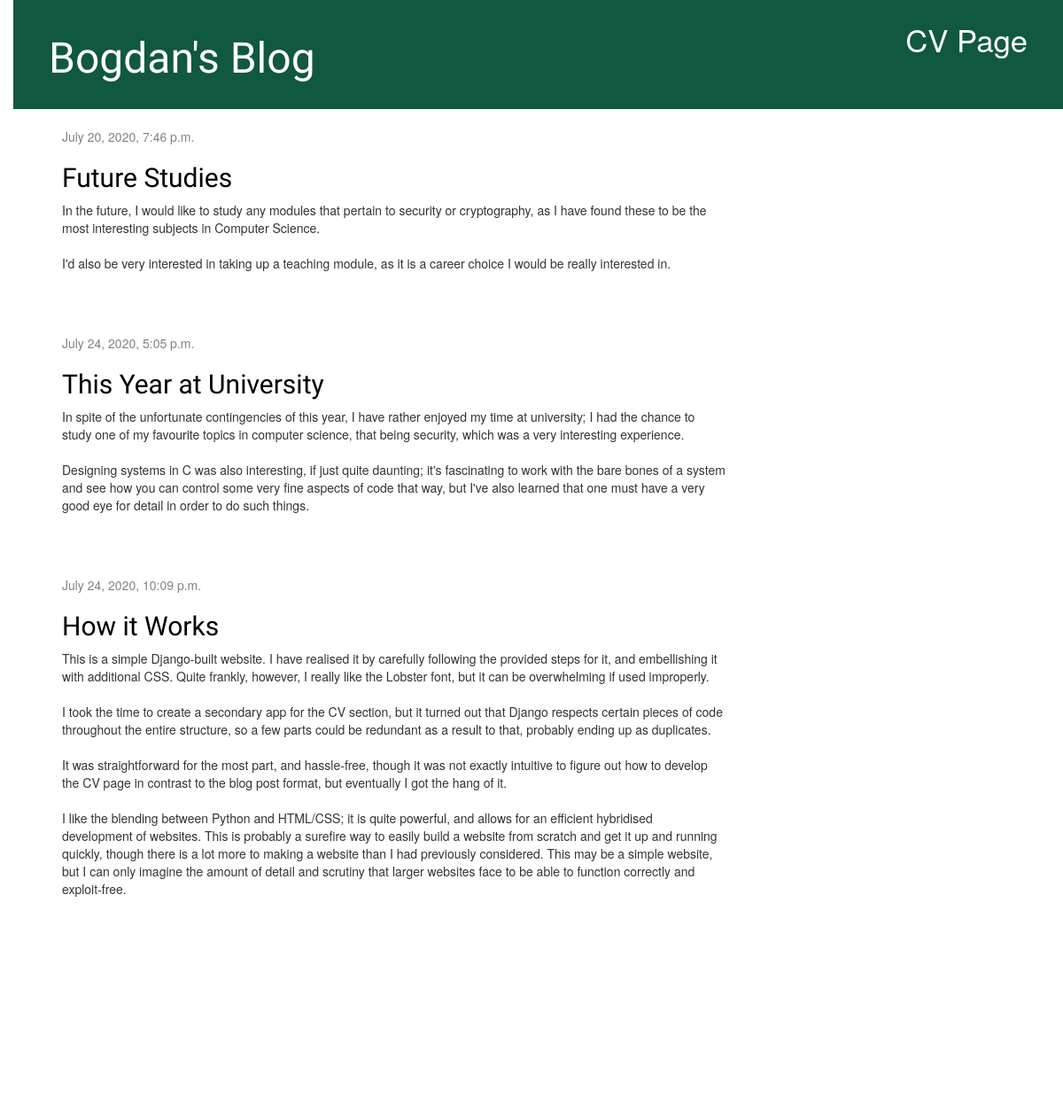
The page / on the database its author committed.
### blog/models.py (models this page shows, shortened)
class Post(models.Model):
    author = models.ForeignKey(settings.AUTH_USER_MODEL, on_delete=models.CASCADE)
    title = models.CharField(max_length=200)
    text = models.TextField()
    created_date = models.DateTimeField(default=timezone.now)
    published_date = models.DateTimeField(blank=True, null=True)

### blog/views.py (the view)
# urls.py: path('', views.post_list, name='post_list'),
def post_list(request):
    posts = Post.objects.filter(published_date__lte=timezone.now()).order_by('published_date')
    return render(request, 'blog/post_list.html', {'posts': posts})

### blog/templates/blog/post_list.html
{% extends 'blog/base.html' %}
{% block content %}
    {% for post in posts %}
        <div class="post">
            <div class="date">
                {{ post.published_date }}
            </div>
            <h2><a href="{% url 'post_detail' pk=post.pk %}">{{ post.title }}</a></h2>
            <p>{{ post.text|linebreaksbr }}</p>
        </div>
    {% endfor %}
{% endblock %}

### blog/static/css/blog2.css (style rules this page uses)
h1 a, h2 a { color: rgb(8, 71, 52); font-family: 'Lobster'; }
body { padding-left: 15px; }
h1, h2, h3, h4 { font-family: 'Lobster', cursive; }
.date { color: #828282; }
.post { margin-bottom: 70px; }
.post h2 a, .post h2 a:visited { color: #000000; }

### rows shown on the page
Post: published_date "July 20, 2020, 7:46 p.m.", title "Future Studies", text "In the future, I would like to study any modules that pertain to security or cryptography, as I have found these to be the most interesting subjects in Computer Science. I'd also be very interested in taking up a teaching module, as it is a career choice I would be really interested in."
Post: published_date "July 24, 2020, 5:05 p.m.", title "This Year at University", text "In spite of the unfortunate contingencies of this year, I have rather enjoyed my time at university; I had the chance to study one of my favourite topics in computer science, that being security, which was a very interesting experience. Designing systems in C was also interesting, if just quite daunting; it's fascinating to work with the bare bones of a system and see how you can control some very fine aspects of code that way, but I've also learned that one must have a very good eye for detail in order to do such things."
Post: published_date "July 24, 2020, 10:09 p.m.", title "How it Works", text "This is a simple Django-built website. I have realised it by carefully following the provided steps for it, and embellishing it with additional CSS. Quite frankly, however, I really like the Lobster font, but it can be overwhelming if used improperly. I took the time to create a secondary app for the CV section, but it turned out that Django respects certain pieces of code throughout the entire structure, so a few parts could be redundant as a result to that, probably ending up as duplicates. It was straightforward for the most part, and hassle-free, though it was not exactly intuitive to figure out how to develop the CV page in contrast to the blog post format, but eventually I got the…"
